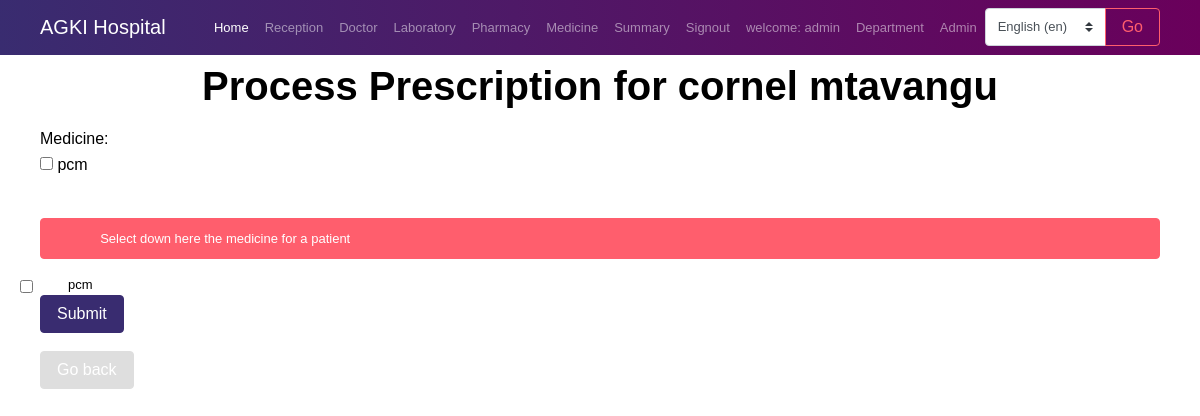
Page /process_prescription/1/ (signed in) on the committed database.
### app/models.py (models this page shows, shortened)
class CustomUser(AbstractUser):
    phone = models.CharField(max_length=15, null=True,blank=True)
    location = models.CharField(max_length=30, null=True, blank=True)
    department = models.ForeignKey(Department, on_delete=models.CASCADE, null=True,blank=True)
    reg_no = models.CharField(max_length=10, unique=True)
    age = models.IntegerField(null=True)
    image = models.ImageField(upload_to ='media/',blank=True,null=True)
    is_doctor = models.BooleanField(default=False)
    is_laboratorist = models.BooleanField(default=False)
    is_receptionist = models.BooleanField(default=False)
    is_pharmacist = models.BooleanField(default=False)
    is_patient = models.BooleanField(default=True)

class Patient(models.Model):
    fullname = models.CharField(max_length=30)
    age = models.IntegerField()
    address = models.CharField(max_length=30)
    gender = models.CharField(max_length=10)
    height = models.IntegerField(null=True,blank=True)
    pressure = models.CharField(max_length=10,null=True,blank=True)
    weight = models.IntegerField(null=True,blank=True)
    date = models.DateTimeField(auto_now_add=True)
    dalili = models.TextField(max_length=500,null=True,blank=True)
    possibleDiseases = models.TextField(max_length=500,null=True,blank=True)
    testConducted = models.TextField(max_length=500,null=True,blank=True)
    labResults = models.TextField(max_length=500,null=True,blank=True)
    actualDiseases = models.TextField(max_length=500,null=True,blank=True)
    otherRecomendation = models.TextField(max_length=500,null=True,blank=True)

class Medicine(models.Model):
    medicineName = models.CharField(max_length=20)
    amount = models.IntegerField()
    remainAmount = models.IntegerField()
    unitCost = models.FloatField()
    receivedDate = models.DateTimeField(auto_now_add=True)
    expireDate= models.DateField()
    def __str__(self):
        return self.medicineName

### app/views.py (the view)
# urls.py: path('process_prescription/<int:patient_id>/', views.process_prescription, name='process_prescription'),
def process_prescription(request, patient_id):
    patient = Patient.objects.get(id=patient_id)
    if request.method == 'POST':
        form = PrescriptionForm(request.POST)
        if form.is_valid():
            selected_medicines = form.cleaned_data['medicines']
            for medicine in selected_medicines:
                dosage = request.POST.get(f'dosage_{medicine.id}')  # Assuming you have inputs with names like 'dosage_1', 'dosage_2', etc.
                cost = request.POST.get(f'cost_{medicine.id}')  # Similarly, inputs for cost
                amount = request.POST.get(f'amount_{medicine.id}')  # Similarly, inputs for cost
                totalCost = request.POST.get(f'totalCost_{medicine.id}')  # Similarly, inputs for cost
                Prescription.objects.create(medicine=medicine, patient=patient, dosage=dosage, cost=cost,amount=amount,totalCost=totalCost)
    else:
        form = PrescriptionForm()
    return render(request, 'app/process_prescription.html', {'form': form, 'patient': patient})

### app/forms.py
class PrescriptionForm(forms.Form):
    medicines = forms.ModelMultipleChoiceField(queryset=Medicine.objects.all(), widget=forms.CheckboxSelectMultiple, label='Medicine')

### app/templates/app/process_prescription.html (shortened to what this page needs)
{% extends 'app/base.html' %}
{% block content %}
<div class="container">
  <h1 class="mt-5 mb-4 text-center">Process Prescription for {{ patient.fullname }}</h1>
  <form method="post">
    {{ form }}
    <br>
    <br>
    <div class="alert alert-fill-danger" role="alert">
        <i class="fa fa-exclamation-triangle"></i>
        Select down here the medicine for a patient
      </div>
    {% for medicine in form.medicines.field.queryset %}
    <div class="form-check">
      <input class="form-check-input" type="checkbox" id="medicine_{{ medicine.id }}" name="medicines" value="{{ medicine.id }}">
      <label class="form-check-label" for="medicine_{{ medicine.id }}">
        {{ medicine.medicineName }}
      </label>
    </div>
    {% endfor %}
    <button type="submit" class="btn btn-primary">Submit</button>
  </form>
  <br>
  <a href="{% url 'patientDetail' id=patient.id %}" class="btn btn-secondary">Go back</a>
</div>
{% endblock %}

### app/templates/app/base.html (shortened to what this page needs)
{% load static %}
{% load i18n %}
        <!DOCTYPE html>
        <html lang="en">
        <head>
          <link rel="stylesheet" href="{% static 'app/vendors/iconfonts/font-awesome/css/all.min.css' %}">
          <link rel="stylesheet" href="{% static 'app/vendors/css/vendor.bundle.base.css' %}">
          <link rel="stylesheet" href="{% static 'app/vendors/css/vendor.bundle.addons.css' %}">
          <link rel="stylesheet" href="{% static 'app/css/style.css' %}">
        </head>
        <body>
          <div class="container-scroller">
      <nav class="navbar navbar-expand-lg navbar-dark fixed-top custom-navbar">
        <div class="container">
            <a class="navbar-brand" href="{% url 'home' %}">AGKI Hospital</a>
            <div class="collapse navbar-collapse" id="navbarNav">
                <ul class="navbar-nav ml-auto">
                    <li class="nav-item active">
                        <a class="nav-link" href="{% url 'home' %}">{% trans "Home" %} <span class="sr-only">(current)</span></a>
                    </li>
                    {% if user.is_receptionist %}
                    <li class="nav-item">
                        <a class="nav-link" href="{% url 'patientList' %}">Reception</a>
                    </li>
                    {% endif %}
                    {% if user.is_doctor %}
                    <li class="nav-item">
                      <a class="nav-link" href="{% url 'patientList' %}">Doctor</a>
                    </li>
                    {% endif %}
                    {% if user.is_laboratorist %}
                    <li class="nav-item">
                      <a class="nav-link" href="{% url 'patientList' %}">Laboratory</a>
                    </li>
                    {% endif %}
                    {% if user.is_pharmacist %}
                    <li class="nav-item">
                      <a class="nav-link" href="{% url 'patientList' %}">Pharmacy</a>
                    </li>
                    <li class="nav-item">
                      <a class="nav-link" href="{% url 'medicine' %}">Medicine</a>
                    </li>
                    {% endif %}
                    {% if user.is_doctor %}
                    <li class="nav-item">
                      <a class="nav-link" href="{% url 'patient_count_per_period' %}">Summary</a>
                    </li>
                    {% endif %}
                    {% if user.is_authenticated %}
                    <li class="nav-item">
                      <a class="nav-link" href="{% url 'signout' %}">{% trans "Signout" %}</a>
                    </li>
                    <li class="nav-item">
                      <a class="nav-link" href="{% url 'profile' %}">{% trans "welcome" %}: {{user.username}}</a>
                    </li>
                    {% else %}
                    <li class="nav-item">
                      <a class="nav-link" href="{% url 'signin' %}">{% trans "Signin/up" %}</a>
                    </li>
                    {% endif %}
                    {% if user.is_superuser %}
                    <li class="nav-item">
                      <a class="nav-link" href="{% url 'department' %}">Department</a>
                    </li>
                    <li class="nav-item">
                      <a class="nav-link" href="/admin">Admin</a>
                    </li>
                    {% endif %}
                    <li class="nav-item">
                      <form class="form-inline" action="{% url 'set_language' %}" method="post">
                          <div class="input-group">
                              <select class="custom-select" name="language" id="languageSelect">
                                  {% get_available_languages as LANGUAGES %}
                                  {% get_language_info_list for LANGUAGES as languages %}
                                  {% for language in languages %}
                                      <option value="{{ language.code }}" {% if language.code == LANGUAGE_CODE %} selected {% endif %}>
                                          {{ language.name_local }} ({{ language.code }})
                                      </option>
                                  {% endfor %}
                              </select>
                              <div class="input-group-append">
                                  <button class="btn btn-outline-danger" type="submit">Go</button>
                              </div>
                          </div>
                      </form>
                  </li>
                </ul>
            </div>
        </div>
    </nav>
    <br>
                  {% block content%}
                  {% endblock %}
          </body>
        </html>

### app/templates/app/base.html (style rules this page uses)
.custom-navbar { background: linear-gradient(85deg, #392c70, #6a005b); }

### rows in the picture
CustomUser: username "admin"
Patient: fullname "cornel mtavangu"
Medicine: medicineName "pcm"

### other values in the picture
form field language "English (en)"
